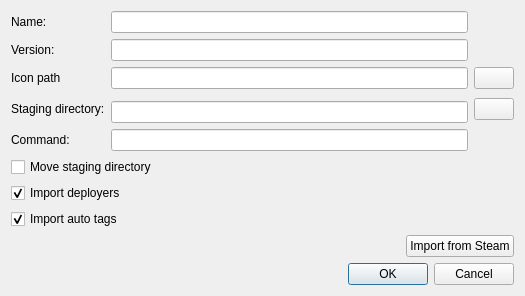
<?xml version="1.0" encoding="UTF-8"?>
<ui version="4.0">
 <class>AddAppDialog</class>
 <widget class="QDialog" name="AddAppDialog">
  <property name="geometry">
   <rect>
    <x>0</x>
    <y>0</y>
    <width>525</width>
    <height>280</height>
   </rect>
  </property>
  <property name="windowTitle">
   <string>Add Application</string>
  </property>
  <layout class="QGridLayout" name="gridLayout_3">
   <item row="4" column="0">
    <layout class="QGridLayout" name="gridLayout_2">
     <item row="0" column="0">
      <spacer name="horizontalSpacer">
       <property name="orientation">
        <enum>Qt::Horizontal</enum>
       </property>
       <property name="sizeHint" stdset="0">
        <size>
         <width>40</width>
         <height>20</height>
        </size>
       </property>
      </spacer>
     </item>
     <item row="0" column="1">
      <widget class="QPushButton" name="import_button">
       <property name="toolTip">
        <string>Import an application from steam</string>
       </property>
       <property name="text">
        <string>Import from Steam</string>
       </property>
      </widget>
     </item>
    </layout>
   </item>
   <item row="5" column="0">
    <spacer name="verticalSpacer">
     <property name="orientation">
      <enum>Qt::Vertical</enum>
     </property>
     <property name="sizeHint" stdset="0">
      <size>
       <width>20</width>
       <height>21</height>
      </size>
     </property>
    </spacer>
   </item>
   <item row="1" column="0">
    <widget class="QCheckBox" name="move_dir_box">
     <property name="enabled">
      <bool>true</bool>
     </property>
     <property name="toolTip">
      <string>Move old staging directory to new location</string>
     </property>
     <property name="text">
      <string>Move staging directory</string>
     </property>
    </widget>
   </item>
   <item row="6" column="0">
    <widget class="QDialogButtonBox" name="buttonBox">
     <property name="orientation">
      <enum>Qt::Horizontal</enum>
     </property>
     <property name="standardButtons">
      <set>QDialogButtonBox::Cancel|QDialogButtonBox::Ok</set>
     </property>
    </widget>
   </item>
   <item row="0" column="0">
    <layout class="QGridLayout" name="gridLayout">
     <item row="2" column="2">
      <widget class="QPushButton" name="icon_picker_button">
       <property name="toolTip">
        <string>Pick staging directory</string>
       </property>
       <property name="text">
        <string/>
       </property>
       <property name="icon">
        <iconset theme="folder-open">
         <normaloff>.</normaloff>.</iconset>
       </property>
      </widget>
     </item>
     <item row="0" column="0">
      <widget class="QLabel" name="label">
       <property name="toolTip">
        <string>Application name</string>
       </property>
       <property name="text">
        <string>Name:</string>
       </property>
      </widget>
     </item>
     <item row="3" column="0" rowspan="2">
      <widget class="QLabel" name="label_2">
       <property name="toolTip">
        <string>All installed mods are stored here. For hard link deployment, this has to be on the same partition as the application</string>
       </property>
       <property name="text">
        <string>Staging directory:</string>
       </property>
      </widget>
     </item>
     <item row="2" column="0">
      <widget class="QLabel" name="label_3">
       <property name="text">
        <string>Icon path</string>
       </property>
      </widget>
     </item>
     <item row="5" column="0">
      <widget class="QLabel" name="label_4">
       <property name="toolTip">
        <string>Command used to run the application</string>
       </property>
       <property name="text">
        <string>Command:</string>
       </property>
      </widget>
     </item>
     <item row="4" column="1">
      <widget class="ValidatingLineEdit" name="path_field"/>
     </item>
     <item row="0" column="1">
      <widget class="ValidatingLineEdit" name="name_field"/>
     </item>
     <item row="2" column="1">
      <widget class="QLineEdit" name="icon_field"/>
     </item>
     <item row="3" column="2" rowspan="2">
      <widget class="QPushButton" name="file_picker_button">
       <property name="toolTip">
        <string>Pick staging directory</string>
       </property>
       <property name="text">
        <string/>
       </property>
       <property name="icon">
        <iconset theme="folder-open">
         <normaloff>.</normaloff>.</iconset>
       </property>
      </widget>
     </item>
     <item row="5" column="1">
      <widget class="QLineEdit" name="command_field"/>
     </item>
     <item row="1" column="0">
      <widget class="QLabel" name="label_5">
       <property name="toolTip">
        <string>This will be used for FOMOD conditions</string>
       </property>
       <property name="text">
        <string>Version:</string>
       </property>
      </widget>
     </item>
     <item row="1" column="1">
      <widget class="QLineEdit" name="version_field"/>
     </item>
    </layout>
   </item>
   <item row="2" column="0">
    <widget class="QCheckBox" name="import_checkbox">
     <property name="toolTip">
      <string>Create default deployers for this game</string>
     </property>
     <property name="text">
      <string>Import deployers</string>
     </property>
     <property name="checked">
      <bool>true</bool>
     </property>
    </widget>
   </item>
   <item row="3" column="0">
    <widget class="QCheckBox" name="import_tags_checkbox">
     <property name="toolTip">
      <string>Import default auto tags for this game</string>
     </property>
     <property name="text">
      <string>Import auto tags</string>
     </property>
     <property name="checked">
      <bool>true</bool>
     </property>
    </widget>
   </item>
  </layout>
 </widget>
 <customwidgets>
  <customwidget>
   <class>ValidatingLineEdit</class>
   <extends>QLineEdit</extends>
   <header>ui/validatinglineedit.h</header>
  </customwidget>
 </customwidgets>
 <resources/>
 <connections>
  <connection>
   <sender>buttonBox</sender>
   <signal>accepted()</signal>
   <receiver>AddAppDialog</receiver>
   <slot>accept()</slot>
   <hints>
    <hint type="sourcelabel">
     <x>248</x>
     <y>254</y>
    </hint>
    <hint type="destinationlabel">
     <x>157</x>
     <y>274</y>
    </hint>
   </hints>
  </connection>
  <connection>
   <sender>buttonBox</sender>
   <signal>rejected()</signal>
   <receiver>AddAppDialog</receiver>
   <slot>reject()</slot>
   <hints>
    <hint type="sourcelabel">
     <x>316</x>
     <y>260</y>
    </hint>
    <hint type="destinationlabel">
     <x>286</x>
     <y>274</y>
    </hint>
   </hints>
  </connection>
 </connections>
</ui>
